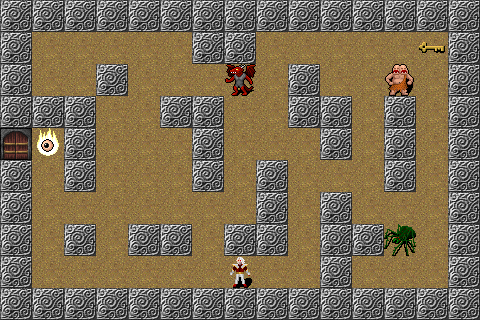

Below is a game level as drawn by its tile map, then a one-line description and the .tmx file that defines it, in full:
An orthogonal 15x10 tile map with 32x32 px tiles, 1 tile layer (Capa de patrones 1).

<map version="1.2" tiledversion="1.3.1" orientation="orthogonal" renderorder="right-down" compressionlevel="0" width="15" height="10" tilewidth="32" tileheight="32" infinite="0" nextlayerid="2" nextobjectid="1">
 <editorsettings>
  <export format="json" />
 </editorsettings>
 <tileset firstgid="1" source="tileset.tsx" />
 <layer id="1" name="Capa de patrones 1" width="15" height="10">
  <data encoding="csv">
1,1,1,1,1,1,1,1,1,1,1,1,1,1,1,
1,4,4,4,4,4,1,1,4,4,4,4,4,5,1,
1,4,4,1,4,4,4,10,4,1,4,4,7,4,1,
1,1,1,4,4,1,1,4,4,1,1,4,1,4,1,
2,8,1,4,4,4,1,4,4,4,1,4,1,4,1,
1,4,1,4,4,4,1,4,1,4,4,4,1,4,1,
1,4,4,4,4,4,4,4,1,4,1,4,4,4,1,
1,4,1,4,1,1,4,1,1,4,1,1,9,4,1,
1,4,4,4,4,4,4,6,4,4,1,4,4,4,1,
1,1,1,1,1,1,1,1,1,1,1,1,1,1,1
</data>
 </layer>
</map>